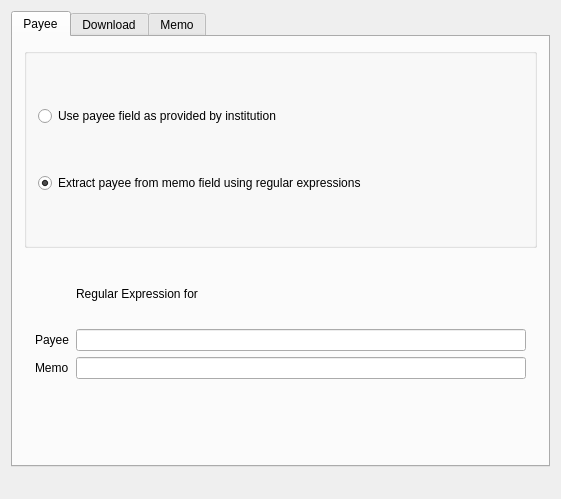
<?xml version="1.0" encoding="UTF-8"?>
<ui version="4.0">
 <class>KBAccountSettings</class>
 <widget class="QWidget" name="KBAccountSettings">
  <property name="geometry">
   <rect>
    <x>0</x>
    <y>0</y>
    <width>561</width>
    <height>499</height>
   </rect>
  </property>
  <layout class="QVBoxLayout" name="verticalLayout_3">
   <item>
    <widget class="QTabWidget" name="tabWidget2">
     <property name="currentIndex">
      <number>0</number>
     </property>
     <widget class="QWidget" name="payeeTab">
      <attribute name="title">
       <string>Payee</string>
      </attribute>
      <layout class="QVBoxLayout" name="verticalLayout_2">
       <item>
        <widget class="QGroupBox" name="groupBox">
         <property name="title">
          <string/>
         </property>
         <layout class="QVBoxLayout" name="verticalLayout">
          <item>
           <widget class="QRadioButton" name="m_usePayeeAsIsButton">
            <property name="text">
             <string>Use payee field as provided by institution</string>
            </property>
            <property name="checked">
             <bool>false</bool>
            </property>
           </widget>
          </item>
          <item>
           <widget class="QRadioButton" name="m_extractPayeeButton">
            <property name="text">
             <string>Extract payee from memo field using regular expressions</string>
            </property>
            <property name="checked">
             <bool>true</bool>
            </property>
           </widget>
          </item>
         </layout>
        </widget>
       </item>
       <item>
        <widget class="QFrame" name="m_memoFrame">
         <property name="enabled">
          <bool>true</bool>
         </property>
         <property name="frameShape">
          <enum>QFrame::NoFrame</enum>
         </property>
         <property name="frameShadow">
          <enum>QFrame::Sunken</enum>
         </property>
         <layout class="QGridLayout">
          <item row="1" column="0">
           <widget class="QLabel" name="textLabel1">
            <property name="text">
             <string>Payee</string>
            </property>
            <property name="wordWrap">
             <bool>false</bool>
            </property>
           </widget>
          </item>
          <item row="2" column="0">
           <widget class="QLabel" name="textLabel2">
            <property name="text">
             <string>Memo</string>
            </property>
            <property name="wordWrap">
             <bool>false</bool>
            </property>
           </widget>
          </item>
          <item row="2" column="1">
           <widget class="KLineEdit" name="m_memoRegExpEdit"/>
          </item>
          <item row="1" column="1">
           <widget class="KLineEdit" name="m_payeeRegExpEdit"/>
          </item>
          <item row="4" column="1">
           <widget class="KEditListWidget" name="m_payeeExceptions">
            <property name="enabled">
             <bool>true</bool>
            </property>
            <property name="buttons">
             <set>KEditListWidget::All</set>
            </property>
           </widget>
          </item>
          <item row="0" column="1">
           <widget class="QLabel" name="textLabel3">
            <property name="text">
             <string>Regular Expression for</string>
            </property>
            <property name="wordWrap">
             <bool>false</bool>
            </property>
           </widget>
          </item>
         </layout>
        </widget>
       </item>
      </layout>
     </widget>
     <widget class="QWidget" name="downloadTab">
      <attribute name="title">
       <string>Download</string>
      </attribute>
      <layout class="QVBoxLayout">
       <item>
        <widget class="QCheckBox" name="m_transactionDownload">
         <property name="whatsThis">
          <string>The plugin usually downloads the account balance and transactions. In some circumstances, the download of transaction data is not supported for certain accounts. The following option allows to turn off the request for transaction data.</string>
         </property>
         <property name="text">
          <string>Download transactions from institution</string>
         </property>
         <property name="checked">
          <bool>false</bool>
         </property>
        </widget>
       </item>
       <item>
        <layout class="QGridLayout">
         <item row="0" column="1">
          <widget class="KComboBox" name="m_preferredStatementDate">
           <item>
            <property name="text">
             <string>Ask user</string>
            </property>
           </item>
           <item>
            <property name="text">
             <string>No date</string>
            </property>
           </item>
           <item>
            <property name="text">
             <string>Last download</string>
            </property>
           </item>
           <item>
            <property name="text">
             <string>First possible</string>
            </property>
           </item>
          </widget>
         </item>
         <item row="0" column="0">
          <widget class="QLabel" name="textLabel2_2">
           <property name="text">
            <string>Default start date for statement download</string>
           </property>
           <property name="wordWrap">
            <bool>true</bool>
           </property>
          </widget>
         </item>
        </layout>
       </item>
       <item>
        <spacer name="spacer2">
         <property name="orientation">
          <enum>Qt::Vertical</enum>
         </property>
         <property name="sizeType">
          <enum>QSizePolicy::Expanding</enum>
         </property>
         <property name="sizeHint" stdset="0">
          <size>
           <width>20</width>
           <height>160</height>
          </size>
         </property>
        </spacer>
       </item>
      </layout>
     </widget>
     <widget class="QWidget" name="memoTab">
      <attribute name="title">
       <string>Memo</string>
      </attribute>
      <layout class="QVBoxLayout" name="verticalLayout_4">
       <item>
        <widget class="QCheckBox" name="m_removeLineBreaksFromMemo">
         <property name="toolTip">
          <string>&lt;html&gt;&lt;head/&gt;&lt;body&gt;&lt;p&gt;Remove the line breaks in the memo field that have been inserted between multiple purpose fields of the transaction.&lt;/p&gt;&lt;/body&gt;&lt;/html&gt;</string>
         </property>
         <property name="whatsThis">
          <string>&lt;html&gt;&lt;head/&gt;&lt;body&gt;&lt;p&gt;Some institutions take multiple purpose fields of a transaction and treat it as a single one. In this case the line break characters inserted after each purpose field are distracting and are removed when this option is enabled.&lt;/p&gt;&lt;/body&gt;&lt;/html&gt;</string>
         </property>
         <property name="text">
          <string>Remove line breaks from memo field</string>
         </property>
        </widget>
       </item>
       <item>
        <spacer name="verticalSpacer">
         <property name="orientation">
          <enum>Qt::Vertical</enum>
         </property>
         <property name="sizeHint" stdset="0">
          <size>
           <width>20</width>
           <height>384</height>
          </size>
         </property>
        </spacer>
       </item>
      </layout>
     </widget>
    </widget>
   </item>
   <item>
    <spacer name="spacer1">
     <property name="orientation">
      <enum>Qt::Vertical</enum>
     </property>
     <property name="sizeType">
      <enum>QSizePolicy::Expanding</enum>
     </property>
     <property name="sizeHint" stdset="0">
      <size>
       <width>20</width>
       <height>16</height>
      </size>
     </property>
    </spacer>
   </item>
  </layout>
 </widget>
 <layoutdefault spacing="6" margin="11"/>
 <customwidgets>
  <customwidget>
   <class>KLineEdit</class>
   <extends>QLineEdit</extends>
   <header>klineedit.h</header>
  </customwidget>
  <customwidget>
   <class>KEditListWidget</class>
   <extends>QWidget</extends>
   <header>keditlistwidget.h</header>
  </customwidget>
  <customwidget>
   <class>KComboBox</class>
   <extends>QComboBox</extends>
   <header>kcombobox.h</header>
  </customwidget>
 </customwidgets>
 <tabstops>
  <tabstop>m_payeeRegExpEdit</tabstop>
  <tabstop>m_memoRegExpEdit</tabstop>
 </tabstops>
 <resources/>
 <connections>
  <connection>
   <sender>m_extractPayeeButton</sender>
   <signal>toggled(bool)</signal>
   <receiver>m_memoFrame</receiver>
   <slot>setEnabled(bool)</slot>
   <hints>
    <hint type="sourcelabel">
     <x>20</x>
     <y>20</y>
    </hint>
    <hint type="destinationlabel">
     <x>20</x>
     <y>20</y>
    </hint>
   </hints>
  </connection>
 </connections>
</ui>
